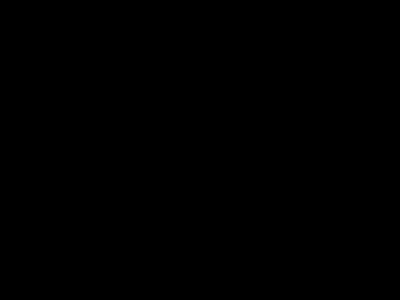
Frame 1 (no input)
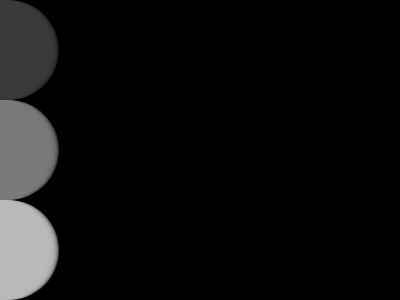
Frame 60 (no input)
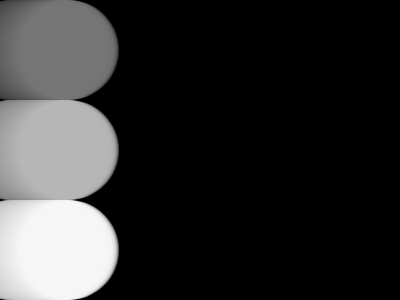
Frame 120 (the mouse pressed at the canvas centre since frame 60)

The p5.js sketch that drew these frames (run headless with seeded random() and noise() and a simulated clock; from frame 60 on, the mouse is pressed at the canvas centre):

// p5.js sketch
// ── sketch.js
let obj1 = {
  x: 0,
  y: 50,
  gray: 0,
}
let obj2 = {
  x: 0,
  y: 150,
  gray: 64,
}
let obj3 = {
  x: 0,
  y: 250,
  gray: 127,
}

function setup() {
  createCanvas(400, 300);
  noStroke();
  background(0);
}

function mousePressed() {
  // obj1.x = 0;
  background(0);
}

function draw() {
  draw_ob(obj1);
  draw_ob(obj2);
  draw_ob(obj3);
}

function draw_ob(ob) {
  fill(ob.gray, 100);
  circle(ob.x-50, ob.y, 100);
  
  ob.x = (ob.x + 1) % (width + 100);
  
  ob.gray = (ob.gray + 1) % 255;
}

// https://editor.p5js.org/jht1493/sketches/g_NFzcbcq
// 2.2 - variable edge draw_obj 3

// https://editor.p5js.org/jht1493/sketches/nDGl7usRr
// 2.2 - variable edge draw_obj

// https://editor.p5js.org/jht1493/sketches/y98Qq3YM9
// 2.2 - variable edge obj 2

// https://editor.p5js.org/jht1493/sketches/Kik0LOIug
// 2.2 - variable edge obj

// https://editor.p5js.org/jht1493/sketches/I69gHq4bl
// p5js Code! - 2.2 - variable edge full

// https://editor.p5js.org/jht1493/sketches/PEuN_WPty
// p5js Code! - 2.2 - make your own variable edge

// https://editor.p5js.org/jht1493/sketches/HtESWWNTa
// p5js Code! - 2.2 - make your own variable remainder

// Make Your Own (Make Your Own Variable)
// Code! Programming with p5.js
// The Coding Train / Daniel Shiffman
// https://thecodingtrain.com/beginners/p5js/2.2-make-your-own.html
// https://youtu.be/dRhXIIFp-ys

// Make Your Own Variable: https://editor.p5js.org/codingtrain/sketches/xPXNdPy17
// Growing Circle Exercise: https://editor.p5js.org/codingtrain/sketches/ehbMJ-otC
